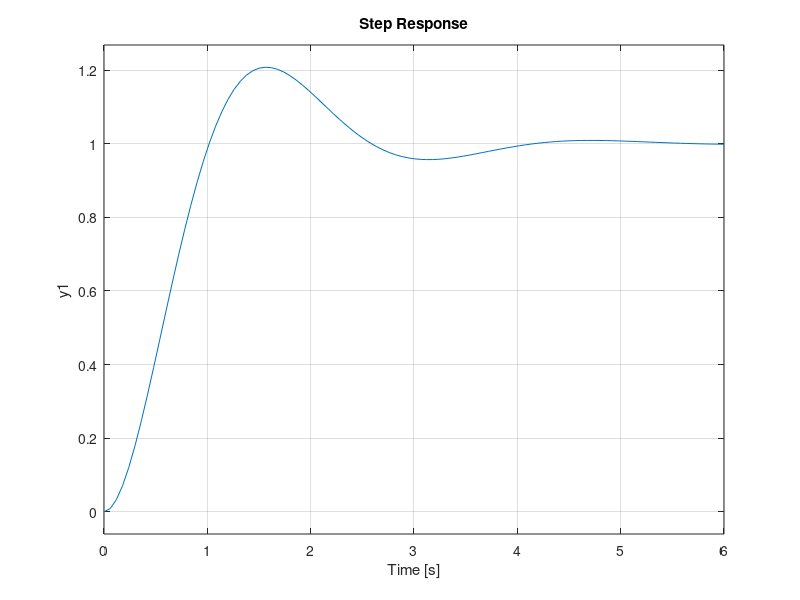
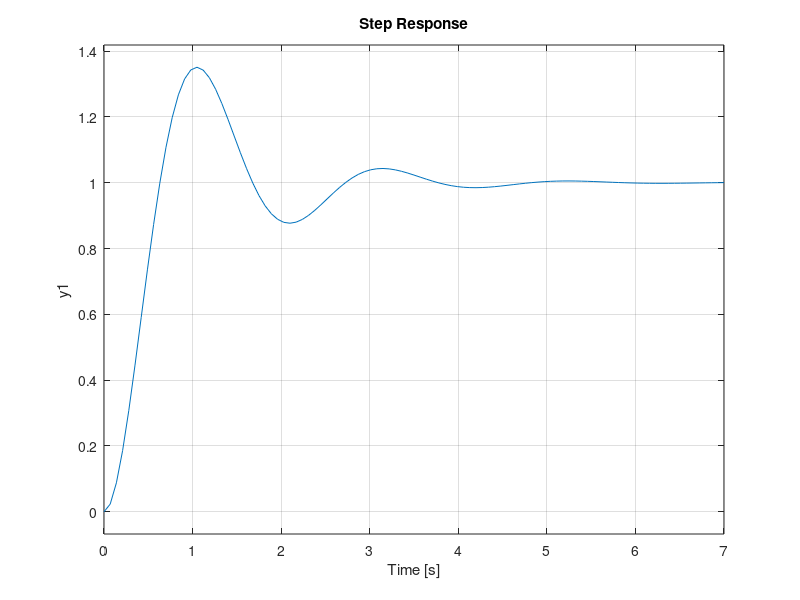
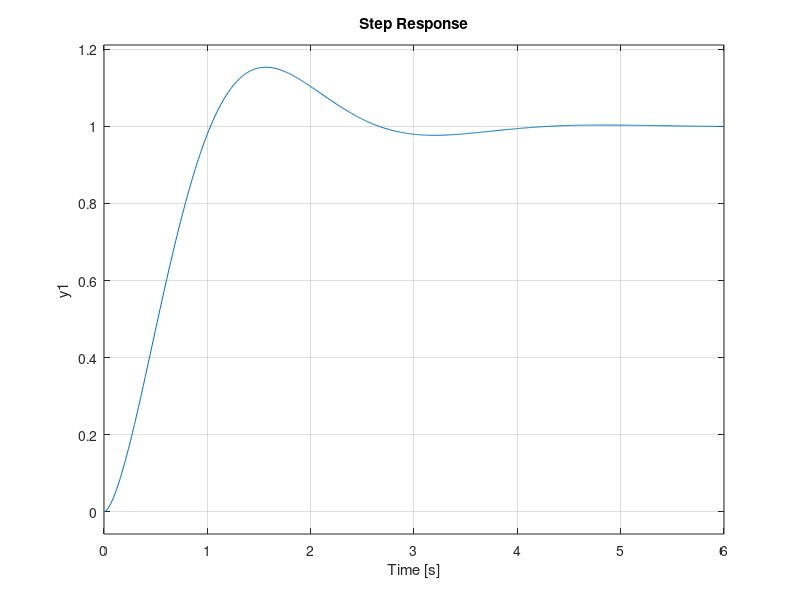
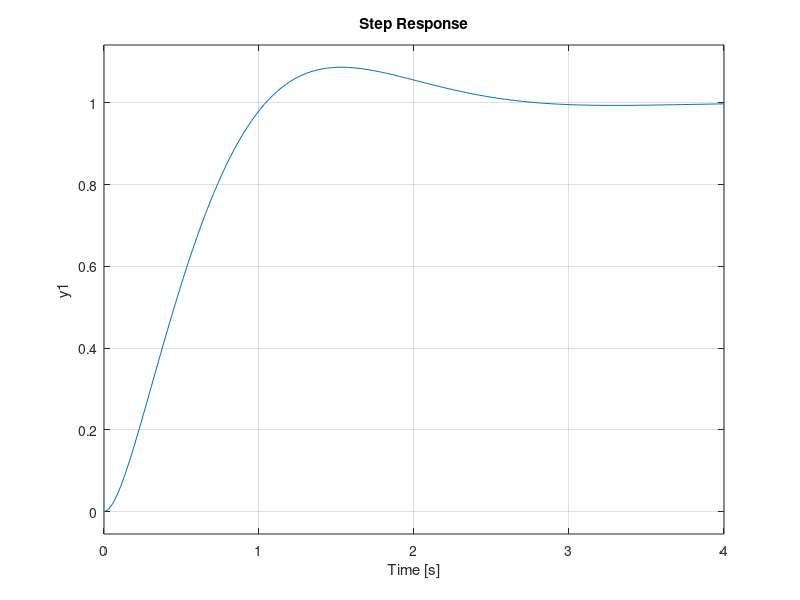

The MATLAB script that drew these images, in order:
H = tf(1,conv([1,0],[1,2]));

kp = 5;
step(feedback(kp*H,1));

kp2 = 10;
figure, step(feedback(kp2*H,1));

kp3 = 5;
Td3 = 0.3;
HPD3 = kp3 + tf([Td3,0],[Td3/10,1]);
figure, step(feedback(HPD3*H,1));

kp4 = 5;
Td4 = 0.8;
HPD4 = kp4 + tf([Td4,0],[Td4/10,1]);
figure, step(feedback(HPD4*H,1));

kp5 = 5;
Ti5 = 2;
HPI5 = kp5 + tf(1,[Ti5,0]);
figure, step(feedback(HPI5*H,1));

kp6 = 5;
Ti6 = 3.5;
HPI6 = kp6 + tf(1,[Ti6,0]);
figure, step(feedback(HPI6*H,1));
